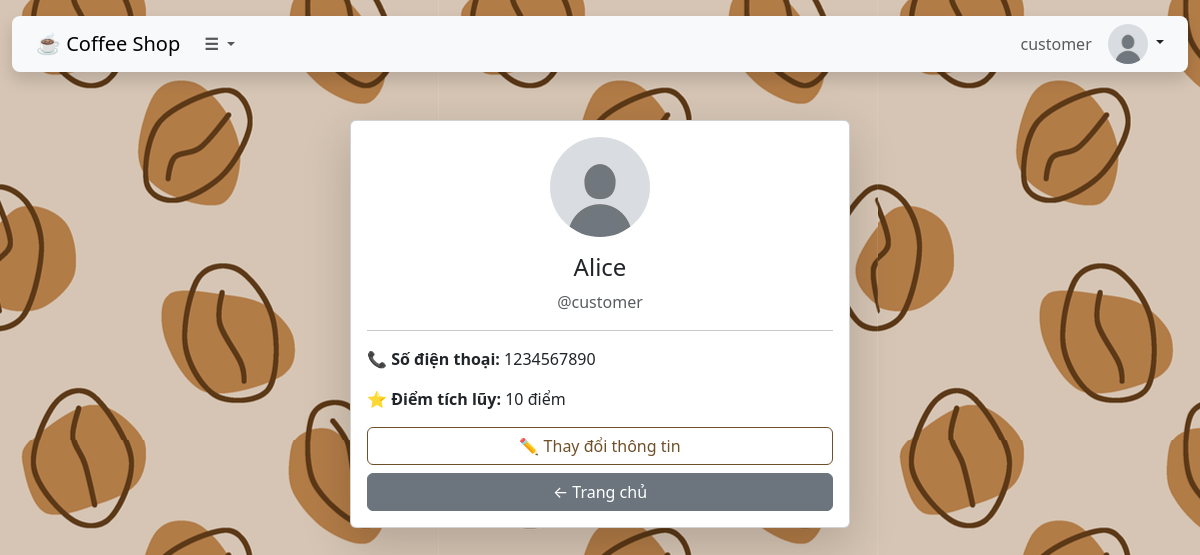
The app's page /ProfileController/index (signed in) with its own data.
### tables this page shows
CREATE TABLE Customer (
    customerId INT AUTO_INCREMENT PRIMARY KEY,
    name VARCHAR(100),
    phone VARCHAR(20),
    points INT,
    username VARCHAR(50),
    FOREIGN KEY (username) REFERENCES Account(username)
);

### core/Controller.php (called while the page is built, shortened)
<?php
class Controller {
    public function model($modelName) {
        return new $modelName;
    }
    public function view($viewPath, $data = []) {
        require_once __DIR__ . '/../app/views/' . $viewPath . '.php';
    }
}

### core/Database.php (called while the page is built, shortened)
<?php
class Database {
    private $host = "localhost";
    private $user = "root";
    private $pass = "";
    private $dbname = "coffee_shop";
    private $dbh;
    private $stmt;
    public function __construct() {
        $dsn = "mysql:host={$this->host};dbname={$this->dbname};charset=utf8";
        $options = [
            PDO::ATTR_ERRMODE            => PDO::ERRMODE_EXCEPTION,
            PDO::ATTR_DEFAULT_FETCH_MODE => PDO::FETCH_ASSOC
        ];
        try {
            $this->dbh = new PDO($dsn, $this->user, $this->pass, $options);
        } catch (PDOException $e) {
            die("Database Connection Failed: " . $e->getMessage());
        }
    }
    public function query($sql) {
        $this->stmt = $this->dbh->prepare($sql);
    }
    public function bind($param, $value, $type = null) {
        if (is_null($type)) {
            $type = match (true) {
                is_int($value)   => PDO::PARAM_INT,
                is_bool($value)  => PDO::PARAM_BOOL,
                is_null($value)  => PDO::PARAM_NULL,
                default          => PDO::PARAM_STR,
            };
        }
        $this->stmt->bindValue($param, $value, $type);
    }
    public function execute() {
        return $this->stmt->execute();
    }
    public function single() {
        $this->execute();
        return $this->stmt->fetch(PDO::FETCH_ASSOC);
    }
}

### app/models/Customer.php (called while the page is built, shortened)
<?php
class Customer {
    private $db;
    public function __construct() {
        $this->db = new Database();
    }
    public function getCustomerByUserName($username) {
        $this->db->query("SELECT * FROM customer WHERE username = :username");
        $this->db->bind(':username', $username);
        return $this->db->single();
    }
}
?>

### app/views/mainpage/profile.php (the view, shortened to what this page needs)
<?php
$role = $_SESSION['role'] ?? 'guest';
$info = ($role === 'customer') ? $data['customer'] : $data['staff'];
$imgSrc = empty($_SESSION['avatar'])
    ? '/cnpm-final/public/images/avatar/default.jpg'
    : '/cnpm-final/public/images/avatar/' . $_SESSION['avatar'];
?>
<div class="container mt-5">
    <div class="card mx-auto shadow-lg" style="max-width: 500px;">
        <div class="card-body text-center">
            <img src="<?= $imgSrc ?>" alt="Avatar" class="rounded-circle mb-3" style="width: 100px; height: 100px; object-fit: cover;">
            <h4 class="card-title"><?= htmlspecialchars($info['name']) ?></h4>
            <p class="text-muted">@<?= htmlspecialchars($info['username']) ?></p>
            <hr>
            <div class="text-start">
                <?php if ($role === 'customer'): ?>
                    <p><strong>📞 Số điện thoại:</strong> <?= htmlspecialchars($info['phone']) ?></p>
                    <p><strong>⭐ Điểm tích lũy:</strong> <?= number_format($info['points']) ?> điểm</p>
                <?php endif; ?>
            </div>
            <div class="d-grid gap-2 mt-3">
                <button class="btn btn-outline-primary" data-bs-toggle="modal" data-bs-target="#editModal">✏️ Thay đổi thông tin</button>
                <a href="/cnpm-final/HomeController/index" class="btn btn-secondary">← Trang chủ</a>
            </div>
        </div>
    </div>
</div>

### public/css/style.css (style rules this page uses)
.btn { display: inline-block; padding: 8px 16px; background-color: #007BFF; color: white; text-decoration: none; border-radius: 4px; }

### index.php (style rules this page uses)
body { background-image: url('/cnpm-final/public/images/other/background.png '); background-size: auto; background-repeat: repeat; background-position: 0 0; }
.btn-outline-primary { color: #6f4f28; border-color: #6f4f28; }

### records on screen
customer: name "Alice", username "customer", phone "1234567890", points "10"

### other values on screen
$_SESSION['username'] "customer"
